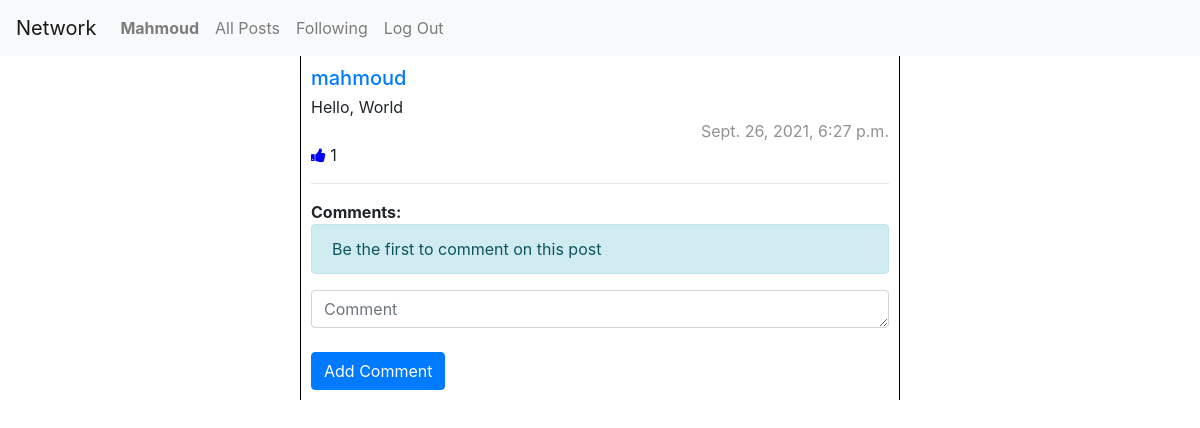
/posts/54 (signed in), run on the app's committed database.
### network/models.py (models this page shows, shortened)
class User(AbstractUser):
    pass

class Posts(models.Model):
    post = models.CharField(max_length=5000)
    user = models.ForeignKey(User, on_delete=CASCADE, related_name="user")
    username = models.CharField(max_length=256, default="")
    date = models.DateTimeField(default=timezone.now)

### network/views.py (the view)
# urls.py: path("posts/<int:post_id>", views.view_post, name="view_post"),
@login_required(login_url='login')
def view_post(request, post_id):
    post = Posts.objects.get(pk = post_id)
    num_likes = Likes.objects.filter(post_id = post_id).count()
    liked = False
    if Likes.objects.filter(user = request.user, post_id=post_id).count() > 0:
        liked = True
    comments = Comments.objects.filter(post_id=post_id).order_by('id').reverse()
    num_comments = comments.count()
    return render(request, "network/view_post.html", { "num_comments":num_comments, "comments":comments, "post":post, "num_likes":num_likes, "liked":liked})

### network/templates/network/view_post.html (shortened to what this page needs)
{% extends "network/layout.html" %}
{% block body %}
    <div id="container">
        <a href="http://127.0.0.1:8000/profile/{{post.user.username}}"><h5 style="margin-bottom: 5px;">{{post.user.username}}</h5></a>
                <div class="post" style="margin-top: 0px;">
                    <div id="div{{post.id}}">{{post.post}}</div>
                    <div style="opacity: 0.5; text-align: right;">{{post.date}}</div>
                    {% if liked %}
                        <i id="unlike" data-id="{{post.id}}" style="color: blue;" class="fa fa-thumbs-up"></i>
                    {% else %}
                        <i id="like" data-id="{{post.id}}"  class="fa fa-thumbs-up"></i>
                        <i id="unlike" data-id="{{post.id}}" style="color: blue; display:none;" class="fa fa-thumbs-up"></i>
                    {% endif %}
                    <div id="num_likes" style="display: inline;">{{num_likes}}</div>
                </div>
                <hr>
        <div id="comments">
            <strong>Comments:</strong><br>
            {% for comment in comments %}
                <a href="http://127.0.0.1:8000/profile/{{comment.user.username}}"><strong style="margin-bottom: 5px;">{{comment.user.username}}</strong></a>
                <div id="comment_content">{{comment.comment}}</div>
                <div style="opacity: 0.5; text-align: right;">{{comment.date}}</div>
                <hr>
            {% empty %}
            <div class="alert alert-info" role="alert">
                Be the first to comment on this post
            </div>
            {% endfor %}
            <div id="add_comment">
                <form action="{% url 'add_comment' %}" method="POST">
                    <textarea name="comment" id="new_comment" cols="85" class="form-control" rows="1" placeholder="Comment"></textarea><br>
                    <input type="submit" class="btn btn-primary"  value="Add Comment">
                </form>
            </div>
        </div>
    </div>
{% endblock %}

### network/templates/network/layout.html (shortened to what this page needs)
{% load static %}
<!DOCTYPE html>
<html lang="en">
    <head>
        <link rel="stylesheet" href="https://stackpath.bootstrapcdn.com/bootstrap/4.4.1/css/bootstrap.min.css">
        <link href="{% static 'network/styles.css' %}" rel="stylesheet">
        <link rel="stylesheet" href="https://cdnjs.cloudflare.com/ajax/libs/font-awesome/4.7.0/css/font-awesome.min.css">
    </head>
    <body>
        <nav class="navbar navbar-expand-lg navbar-light bg-light">
            <a class="navbar-brand" href="{% url 'index' %}">Network</a>
            <div>
              <ul class="navbar-nav mr-auto">
                {% if user.is_authenticated %}
                    <li class="nav-item">
                        <a class="nav-link" href="http://127.0.0.1:8000/profile/{{user.username}}"><strong>{{ user.username }}</strong></a>
                    </li>
                {% endif %}
                <li class="nav-item">
                  <a class="nav-link" href="{% url 'index' %}">All Posts</a>
                </li>
                {% if user.is_authenticated %}
                    <li class="nav-item">
                        <a class="nav-link" href="http://127.0.0.1:8000/following">Following</a>
                    </li>
                    <li class="nav-item">
                        <a class="nav-link" href="{% url 'logout' %}">Log Out</a>
                    </li>
                {% endif %}
              </ul>
            </div>
          </nav>
        <div class="body">
            {% block body %}
            {% endblock %}
        </div>
    </body>
</html>

### network/templates/network/view_post.html (style rules this page uses)
#container { margin: auto; width: 50%; padding: 10px; border-left: 1px solid black; border-right: 1px solid black; }

### data on the page
User: username "Mahmoud"
Posts: user.username "mahmoud", post "Hello, World", date "Sept. 26, 2021, 6:27 p.m."

### other printed values
{{ num_likes }} "1"
